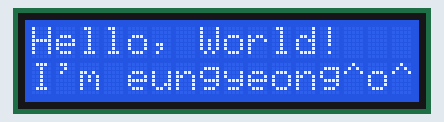
Recording of a sketch running on a simulated Arduino Uno, built with avr-gcc and run on an emulated ATmega328P. Parts: 16×2 character LCD.

Above: at 0.1 s.
At 1.1 s:
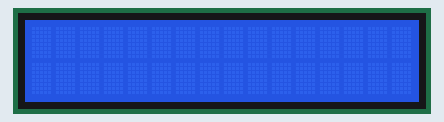

The sketch:

13_LCD_01.ino
```cpp
#include <LiquidCrystal_I2C.h>
LiquidCrystal_I2C myLCD(0x27,16,2);

void setup() {
  myLCD.init();
  myLCD.backlight();
}

void loop() {
  myLCD.setCursor(0, 0); // == myLCD.home();
  myLCD.print("Hello, World!");

  myLCD.setCursor(0, 1);
  myLCD.print("I'm eungyeong^o^");
  delay(1000);

  myLCD.clear();
  delay(1000);

}
```

Measured:
- what the display in image 1 shows lasts 1.0 s, from 1.1 s to 2.1 s
